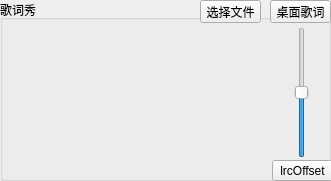
   <widget class="QGroupBox" name="lyricsBox">
    <property name="geometry">
     <rect>
      <x>370</x>
      <y>210</y>
      <width>331</width>
      <height>181</height>
     </rect>
    </property>
    <property name="title">
     <string>歌词秀</string>
    </property>
    <widget class="QLabel" name="lrcLabel_1">
     <property name="geometry">
      <rect>
       <x>10</x>
       <y>25</y>
       <width>311</width>
       <height>16</height>
      </rect>
     </property>
     <property name="styleSheet">
      <string notr="true">QLabel {
	color: rgba(0, 0, 0, 128);
}</string>
     </property>
     <property name="text">
      <string/>
     </property>
     <property name="alignment">
      <set>Qt::AlignCenter</set>
     </property>
    </widget>
    <widget class="QLabel" name="lrcLabel_2">
     <property name="geometry">
      <rect>
       <x>10</x>
       <y>45</y>
       <width>311</width>
       <height>16</height>
      </rect>
     </property>
     <property name="text">
      <string/>
     </property>
     <property name="alignment">
      <set>Qt::AlignCenter</set>
     </property>
    </widget>
    <widget class="QLabel" name="lrcLabel_3">
     <property name="geometry">
      <rect>
       <x>10</x>
       <y>65</y>
       <width>311</width>
       <height>16</height>
      </rect>
     </property>
     <property name="text">
      <string/>
     </property>
     <property name="alignment">
      <set>Qt::AlignCenter</set>
     </property>
    </widget>
    <widget class="ShadowLabel" name="lrcLabel_4">
     <property name="geometry">
      <rect>
       <x>10</x>
       <y>85</y>
       <width>311</width>
       <height>16</height>
      </rect>
     </property>
     <property name="font">
      <font>
       <family>Arial,宋体,Segoe UI,微软雅黑</family>
       <weight>62</weight>
       <bold>true</bold>
      </font>
     </property>
     <property name="text">
      <string/>
     </property>
     <property name="alignment">
      <set>Qt::AlignCenter</set>
     </property>
    </widget>
    <widget class="QLabel" name="lrcLabel_5">
     <property name="geometry">
      <rect>
       <x>10</x>
       <y>105</y>
       <width>311</width>
       <height>16</height>
      </rect>
     </property>
     <property name="text">
      <string/>
     </property>
     <property name="alignment">
      <set>Qt::AlignCenter</set>
     </property>
    </widget>
    <widget class="QLabel" name="lrcLabel_6">
     <property name="geometry">
      <rect>
       <x>10</x>
       <y>125</y>
       <width>311</width>
       <height>16</height>
      </rect>
     </property>
     <property name="text">
      <string/>
     </property>
     <property name="alignment">
      <set>Qt::AlignCenter</set>
     </property>
    </widget>
    <widget class="QLabel" name="lrcLabel_7">
     <property name="geometry">
      <rect>
       <x>10</x>
       <y>145</y>
       <width>311</width>
       <height>16</height>
      </rect>
     </property>
     <property name="styleSheet">
      <string notr="true">QLabel {
	color: rgba(0, 0, 0, 128);
}</string>
     </property>
     <property name="text">
      <string/>
     </property>
     <property name="alignment">
      <set>Qt::AlignCenter</set>
     </property>
    </widget>
    <widget class="QPushButton" name="showDskLrcButton">
     <property name="geometry">
      <rect>
       <x>270</x>
       <y>0</y>
       <width>61</width>
       <height>23</height>
      </rect>
     </property>
     <property name="text">
      <string>桌面歌词</string>
     </property>
    </widget>
    <widget class="QPushButton" name="loadLrcButton">
     <property name="geometry">
      <rect>
       <x>200</x>
       <y>0</y>
       <width>61</width>
       <height>23</height>
      </rect>
     </property>
     <property name="text">
      <string>选择文件</string>
     </property>
    </widget>
    <widget class="QSlider" name="offsetSlider">
     <property name="geometry">
      <rect>
       <x>291</x>
       <y>27</y>
       <width>22</width>
       <height>131</height>
      </rect>
     </property>
     <property name="minimum">
      <number>-9000</number>
     </property>
     <property name="maximum">
      <number>9000</number>
     </property>
     <property name="orientation">
      <enum>Qt::Vertical</enum>
     </property>
    </widget>
    <widget class="QPushButton" name="offsetLabel">
     <property name="geometry">
      <rect>
       <x>272</x>
       <y>160</y>
       <width>61</width>
       <height>21</height>
      </rect>
     </property>
     <property name="text">
      <string>lrcOffset</string>
     </property>
    </widget>
   </widget>
